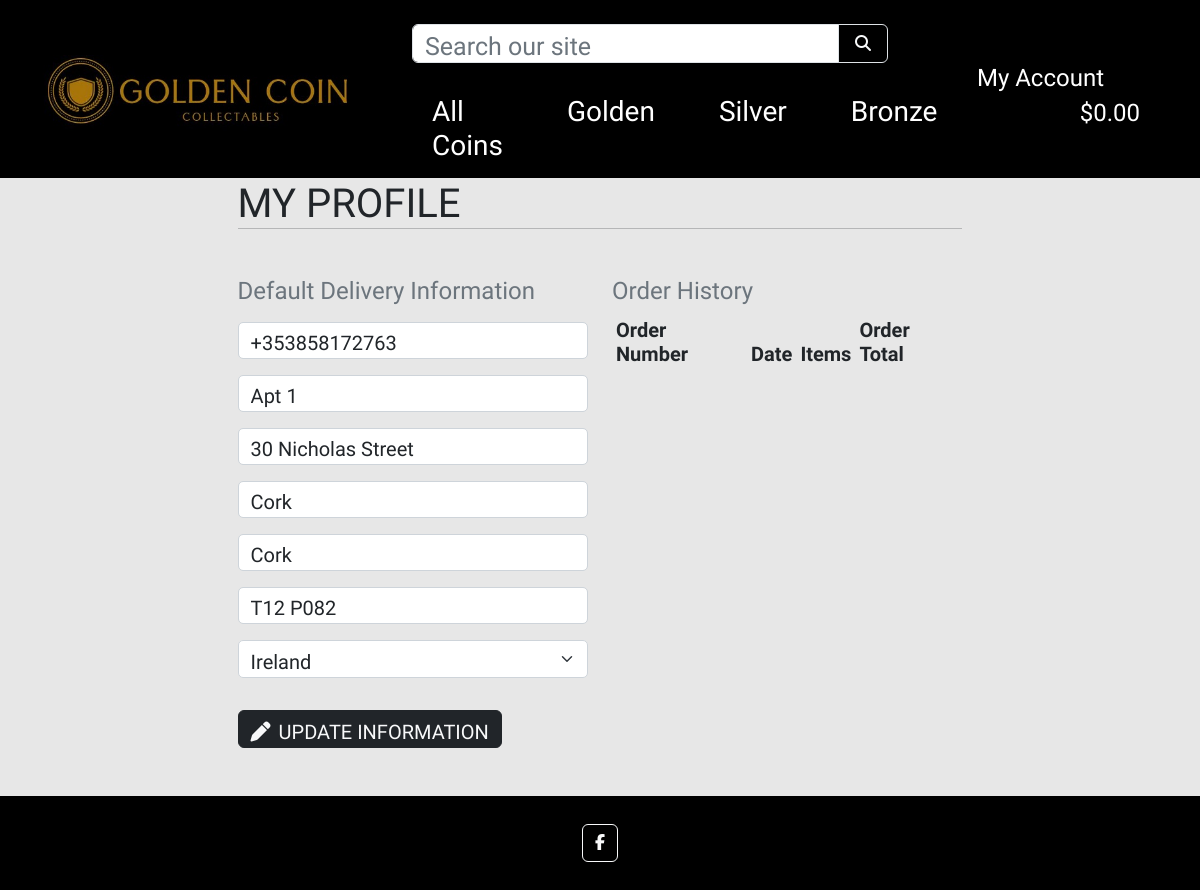
Page /profile/ (signed in) on the committed database.
### profiles/models.py (models this page shows, shortened)
class UserProfile(models.Model):
    user = models.OneToOneField(User, on_delete=models.CASCADE)
    default_phone_nr = models.CharField(max_length=20, null=True, blank=True)
    default_street_address1 = models.CharField(max_length=80, null=True, blank=True)
    default_street_address2 = models.CharField(max_length=80, null=True, blank=True)
    default_town_or_city = models.CharField(max_length=40, null=True, blank=True)
    default_county = models.CharField(max_length=80, null=True, blank=True)
    default_postcode = models.CharField(max_length=20, null=True, blank=True)
    default_country = CountryField(blank_label='Country', null=True, blank=True)

### profiles/views.py (the view)
# urls.py: path('profile/', include('profiles.urls')),
@login_required
def profile(request):
    profile = get_object_or_404(UserProfile, user=request.user)
    if request.method == 'POST':
        form = UserProfileForm(request.POST, instance=profile)
        if form.is_valid():
            form.save()
            messages.success(request, 'Profile updated successfully')
        else:
            messages.error(request, 'Update failed. Please ensure the form is valid.')
    else:
        form = UserProfileForm(instance=profile)
    orders = profile.orders.all()
    template = 'profiles/profile.html'
    context = {
        'form': form,
        'orders': orders,
        'on_profile_page': True
    }
    return render(request, template, context)

### profiles/forms.py
class UserProfileForm(forms.ModelForm):
    class Meta:
        model = UserProfile
        exclude = ('user',)
    def __init__(self, *args, **kwargs):
        super().__init__(*args, **kwargs)
        placeholders = {
            'default_phone_nr': 'Phone Number',
            'default_postcode': 'Postal Code',
            'default_town_or_city': 'Town or City',
            'default_street_address1': 'Street Address 1',
            'default_street_address2': 'Street Address 2',
            'default_county': 'County, State or Locality',
        }
        self.fields['default_phone_nr'].widget.attrs['autofocus'] = True
        for field in self.fields:
            if field != 'default_country':
                if self.fields[field].required:
                    placeholder = f'{placeholders[field]} *'
                else:
                    placeholder = placeholders[field]
                self.fields[field].widget.attrs['placeholder'] = placeholder
            self.fields[field].widget.attrs['class'] = 'border-black rounded-0 profile-form-input'
            self.fields[field].label = False

### cart/contexts.py (called while the page is built, shortened)
def cart_contents(request):
    cart_items = []
    total = 0
    coins_count = 0
    cart = request.session.get('cart', {})
    grand_total = total
    context = {
        'cart_items': cart_items,
        'total': total,
        'coins_count': coins_count,
        'grand_total': grand_total,
    }
    return context

### profiles/templates/profiles/profile.html (shortened to what this page needs)
{% extends "base.html" %}
{% load static %}
{% block extra_css %}
    <link rel="stylesheet" href="{% static 'profiles/css/profile.css' %}">
{% endblock %}
{% block content %}
    <div class="overlay"></div>
    <div class="container offset">
        <div class="row">
            <div class="col">
                <h1 class="logo-font mb-0 text-uppercase">My Profile</h1>
                <hr class="mt-0 mb-5">
            </div>
        </div>
        <div class="row">
            <div class="col-12 col-lg-6">
                <p class="text-muted h4">Default Delivery Information</p>
                <form class="mt-3" action="{% url 'profile' %}" method="POST" id="profile-update-form">
                    {{ form|crispy }}
                    <button class="btn border-dark text-uppercase mt-3 bg-dark text-light pb-0 add-btn login-btns"><i class="me-2 fa-solid fa-pen"></i>Update Information</button>
                </form>
            </div>
            <div class="col-12 col-lg-6">
                <p class="text-muted h4">Order History</p>
                <div class="order-history table-responsive">
                    <table class="table table-sm table-borderless h5">
                        <thead>
                            <tr>
                                <th>Order Number</th>
                                <th>Date</th>
                                <th>Items</th>
                                <th>Order Total</th>
                            </tr>
                        </thead>
                    </table>
                </div>
            </div>
        </div>
{% endblock %}

### static/css/base.css (style rules this page uses)
html { height: 100%; }
body { display: flex; min-height: 100vh; flex-direction: column; background-color: rgb(231, 231, 231); height: calc(100vh - 164px); font-family: 'Tenali Ramakrishna'; }
.overlay { height: 100%; width: 100%; top: 0; left: 0; position: fixed; background: rgb(231, 231, 231); z-index: -1; }
.offset { margin-top: 180px; }
#id_metal, #id_sku, #id_name, #id_description, #id_quantity, #id_price, #id_origin, #id_year, #id_condition, #id_era, #id_image_url, .login-btns { font-size: 20px; }
input[type="text"], input[type="hidden"], input[type="email"], input[type="password"] { font-size: 21px; padding-top: 5px; padding-bottom: 5px; }
input::placeholder { transform: translateY(5px); font-size: 25px; }
@media (min-width: 1200px) { .container { max-width: 80%; } }

### profiles/static/profiles/css/profile.css (style rules this page uses)
#id_default_phone_nr, #id_default_street_address1, #id_default_street_address2, #id_default_town_or_city, #id_default_county, #id_default_postcode, #id_default_country { border-radius: 5px !important; font-size: 20px; padding-bottom: 0; }

### rows in the picture
UserProfile: default_phone_nr "+353858172763", default_street_address1 "Apt 1", default_street_address2 "30 Nicholas Street", default_town_or_city "Cork", default_county "Cork", default_postcode "T12 P082", default_country "Ireland"
